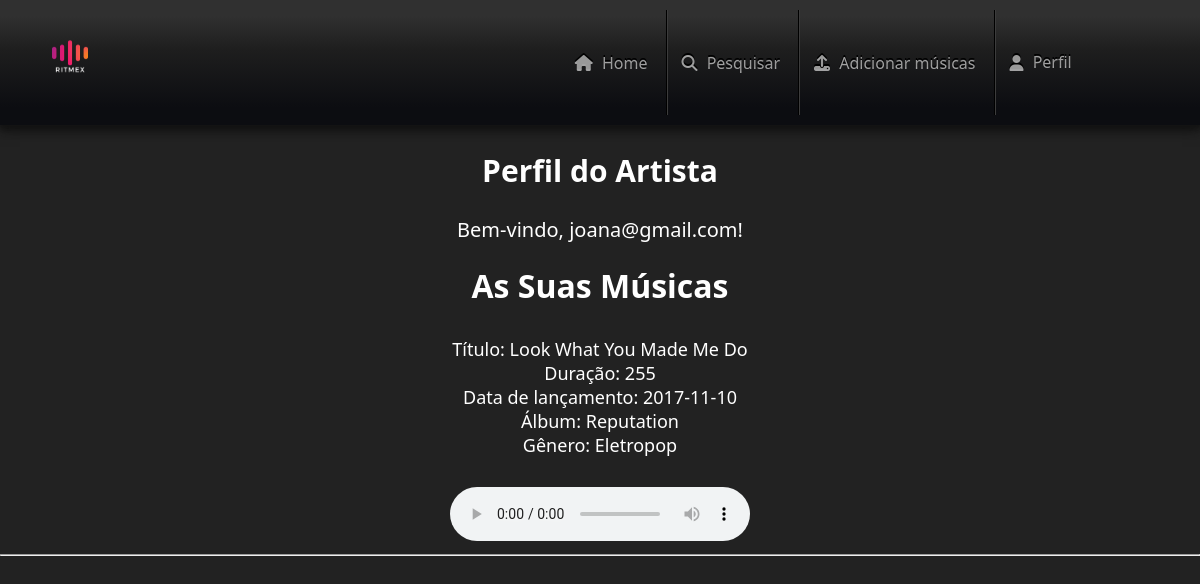
/Perfis/perfil_artista.php (signed in), run on the app's committed database.
### tables this page shows
CREATE TABLE IF NOT EXISTS `musica` (
  `id_Musica` int(11) NOT NULL AUTO_INCREMENT,
  `titulo` varchar(70) NOT NULL,
  `id_Artista` int(11) NOT NULL,
  `duracao` int(11) DEFAULT NULL,
  `id_Album` int(11) NOT NULL,
  `id_Genero` int(11) NOT NULL,
  `data_lancamento` varchar(70) DEFAULT NULL,
  `caminho_mp3` varchar(255) DEFAULT NULL,
  PRIMARY KEY (`id_Musica`),
  KEY `fk_chave_estrangeira_artista` (`id_Artista`),
  KEY `fk_chave_estrangeira_album3` (`id_Album`),
  KEY `fk_chave_estrangeira_genero3` (`id_Genero`),
  CONSTRAINT `fk_chave_estrangeira_album3` FOREIGN KEY (`id_Album`) REFERENCES `albuns` (`id_Album`),
  CONSTRAINT `fk_chave_estrangeira_artista` FOREIGN KEY (`id_Artista`) REFERENCES `artistas` (`id_Artista`),
  CONSTRAINT `fk_chave_estrangeira_genero3` FOREIGN KEY (`id_Genero`) REFERENCES `generos` (`id_Genero`)
);

CREATE TABLE IF NOT EXISTS `albuns` (
  `id_Album` int(11) NOT NULL AUTO_INCREMENT,
  `nome_album` varchar(70) NOT NULL,
  PRIMARY KEY (`id_Album`)
);

CREATE TABLE IF NOT EXISTS `generos` (
  `id_Genero` int(11) NOT NULL AUTO_INCREMENT,
  `nome_genero` varchar(70) NOT NULL,
  PRIMARY KEY (`id_Genero`)
);

### Publicar_musicas/buscar_publicadas.php (the view, shortened to what this page needs)
<!DOCTYPE html>
<html lang="en">
<head>
    <link rel="stylesheet" href="../style.css">
</head>
<body>
<?php
$servername = "localhost";
$username = "root";
$password = "";
$dbname = "ritmex";
$conn = new mysqli($servername, $username, $password, $dbname);
$id_Artista = $_SESSION['user_id'];
$sql = "SELECT * FROM musica WHERE id_Artista = $id_Artista";
$result = $conn->query($sql);
if ($result->num_rows > 0) {
    echo "<h1 style='color:white; text-align:center;'><a href='../Login/index_artistas.php' style='color:white; text-decoration: none;'>As Suas Músicas</a></h1>";
    while ($row = $result->fetch_assoc()) {
        echo"<center style='color:white; font-size:18px;margin-top:30px;'>";
                echo " Título: " . $row["titulo"] . "<br>";
                echo " Duração: " . $row["duracao"] . "<br>";
                echo " Data de lançamento: " . $row["data_lancamento"] . "<br>";
                echo"</center>";
                $id_album = $row["id_Album"];
                $id_genero = $row["id_Genero"];
                $sql_album = "SELECT nome_album FROM albuns WHERE id_Album = $id_album";
                $result_album = $conn->query($sql_album);
                $album_row = $result_album->fetch_assoc();
                echo"<center style='color:white; font-size:18px;'>";
                echo " Álbum: " . $album_row["nome_album"] . "<br>";
                echo"</center>";
                $sql_genero = "SELECT nome_genero FROM generos WHERE id_Genero = $id_genero";
                $result_genero = $conn->query($sql_genero);
                $genero_row = $result_genero->fetch_assoc();
                echo"<center style='color:white; font-size:18px;'>";
                echo " Gênero: " . $genero_row["nome_genero"] . "<br>";
                echo"</center>";
                echo"<center style='margin-top:30px;'>";
                echo "<audio controls>";
                echo "<source src='../Imagens/{$row['caminho_mp3']}' type='audio/mp3'>";
                echo "</audio>";
                echo"<hr>";
                echo"</center>";
    }
} else {
    echo "<center style='color:white;'>Nenhuma música encontrada.</center>";
}
?>

### style.css (style rules this page uses)
* { box-sizing: border-box; }
body { margin: 0; background-color: #222; font-family: system-ui, sans-serif; }

### data on the page
musica: titulo "Look What You Made Me Do", duracao "255", data_lancamento "2017-11-10", id_Album.nome_album "Reputation", id_Genero.nome_genero "Eletropop"

### other printed values
$_SESSION['username'] "joana@gmail.com"
